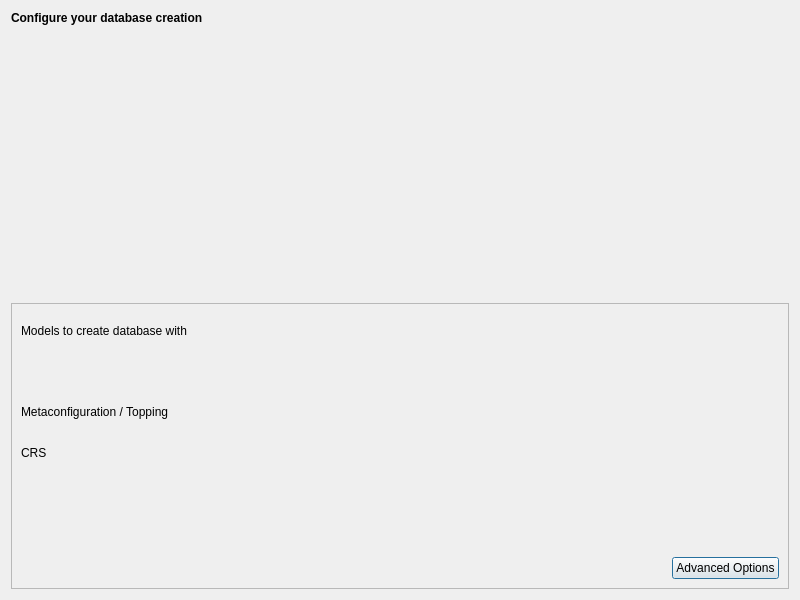
<?xml version="1.0" encoding="UTF-8"?>
<ui version="4.0">
 <class>InterlisImport</class>
 <widget class="QDialog" name="InterlisImport">
  <property name="geometry">
   <rect>
    <x>0</x>
    <y>0</y>
    <width>800</width>
    <height>600</height>
   </rect>
  </property>
  <property name="windowTitle">
   <string>Select Files</string>
  </property>
  <layout class="QGridLayout" name="gridLayout">
   <item row="0" column="0">
    <widget class="QLabel" name="description">
     <property name="minimumSize">
      <size>
       <width>0</width>
       <height>0</height>
      </size>
     </property>
     <property name="font">
      <font>
       <weight>75</weight>
       <bold>true</bold>
      </font>
     </property>
     <property name="text">
      <string>Configure your database creation</string>
     </property>
     <property name="alignment">
      <set>Qt::AlignLeading|Qt::AlignLeft|Qt::AlignTop</set>
     </property>
     <property name="wordWrap">
      <bool>true</bool>
     </property>
    </widget>
   </item>
   <item row="1" column="0">
    <widget class="QFrame" name="content_frame">
     <property name="frameShape">
      <enum>QFrame::StyledPanel</enum>
     </property>
     <property name="frameShadow">
      <enum>QFrame::Raised</enum>
     </property>
     <layout class="QGridLayout" name="gridLayout_2">
      <item row="0" column="0" colspan="2">
       <widget class="QLabel" name="label_2">
        <property name="text">
         <string>Models to create database with</string>
        </property>
       </widget>
      </item>
      <item row="2" column="0">
       <widget class="QLabel" name="label_3">
        <property name="text">
         <string>Metaconfiguration / Topping</string>
        </property>
       </widget>
      </item>
      <item row="2" column="1" colspan="2">
       <widget class="CompletionLineEdit" name="ili_metaconfig_line_edit" native="true"/>
      </item>
      <item row="3" column="0">
       <widget class="QLabel" name="crs_label">
        <property name="toolTip">
         <string>Coordinate Reference System</string>
        </property>
        <property name="text">
         <string>CRS</string>
        </property>
       </widget>
      </item>
      <item row="3" column="1" colspan="2">
       <widget class="QgsProjectionSelectionWidget" name="crsSelector">
        <property name="focusPolicy">
         <enum>Qt::StrongFocus</enum>
        </property>
       </widget>
      </item>
      <item row="4" column="0" colspan="2">
       <widget class="QLabel" name="toml_file_info_label">
        <property name="maximumSize">
         <size>
          <width>580</width>
          <height>16777215</height>
         </size>
        </property>
        <property name="text">
         <string/>
        </property>
       </widget>
      </item>
      <item row="5" column="0" colspan="3">
       <widget class="QLabel" name="metaconfig_file_info_label">
        <property name="text">
         <string/>
        </property>
       </widget>
      </item>
      <item row="6" column="1">
       <spacer name="horizontalSpacer">
        <property name="orientation">
         <enum>Qt::Horizontal</enum>
        </property>
        <property name="sizeHint" stdset="0">
         <size>
          <width>563</width>
          <height>20</height>
         </size>
        </property>
       </spacer>
      </item>
      <item row="6" column="2">
       <widget class="QPushButton" name="ili2db_options_button">
        <property name="text">
         <string>Advanced Options</string>
        </property>
       </widget>
      </item>
      <item row="1" column="0" colspan="3">
       <widget class="ModelListView" name="model_list_view" native="true"/>
      </item>
     </layout>
    </widget>
   </item>
  </layout>
 </widget>
 <customwidgets>
  <customwidget>
   <class>QgsProjectionSelectionWidget</class>
   <extends>QWidget</extends>
   <header>qgsprojectionselectionwidget.h</header>
   <container>1</container>
  </customwidget>
  <customwidget>
   <class>CompletionLineEdit</class>
   <extends></extends>
   <header>QgisModelBaker.gui.options</header>
   <container>1</container>
  </customwidget>
  <customwidget>
   <class>ModelListView</class>
   <extends></extends>
   <header>QgisModelBaker.gui.options</header>
   <container>1</container>
  </customwidget>
 </customwidgets>
 <resources/>
 <connections/>
</ui>
